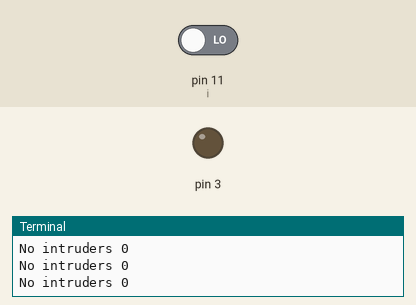
Bench run of a program on a simulated Raspberry Pi (header pin numbers). Parts: output pins drawn as LEDs (lit = HIGH), the last lines printed to the terminal. The test bench sets the inputs (shaded band); at power-on: pin 11 (i) LOW.

Above: at 1.2 s.
1.3 s: pin 11 (i) driven HIGH
At 2.3 s:
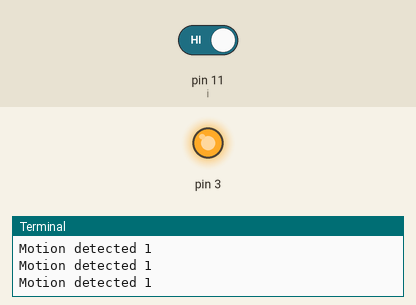
2.8 s: pin 11 (i) driven LOW
At 3.6 s:
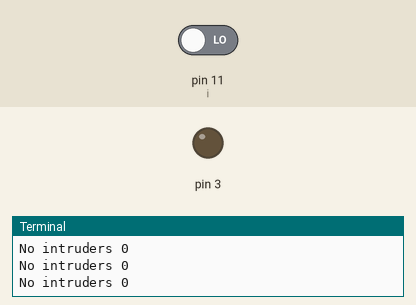
Timing chart, 0 to 5.8 s (numbered marks = the images above; inputs shaded):
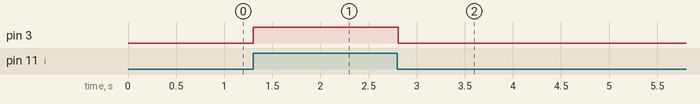

The program:

motion_sensor.py
```python
import RPi.GPIO as GPIO
import time
GPIO.setwarnings(False)
GPIO.setmode(GPIO.BOARD)
GPIO.setup(11, GPIO.IN)
GPIO.setup(3, GPIO.OUT)
while True:
       i=GPIO.input(11)
       if i==0:
             print "No intruders",i
             GPIO.output(3, 0)
             time.sleep(0.1)
       elif i==1:
             print "Motion detected",i
             GPIO.output(3, 1)
             time.sleep(0.1)
```

Measured:
- after the input at 1.3 s, pin 3: LOW → HIGH at once
- after the input at 2.8 s, pin 3: HIGH → LOW at once
